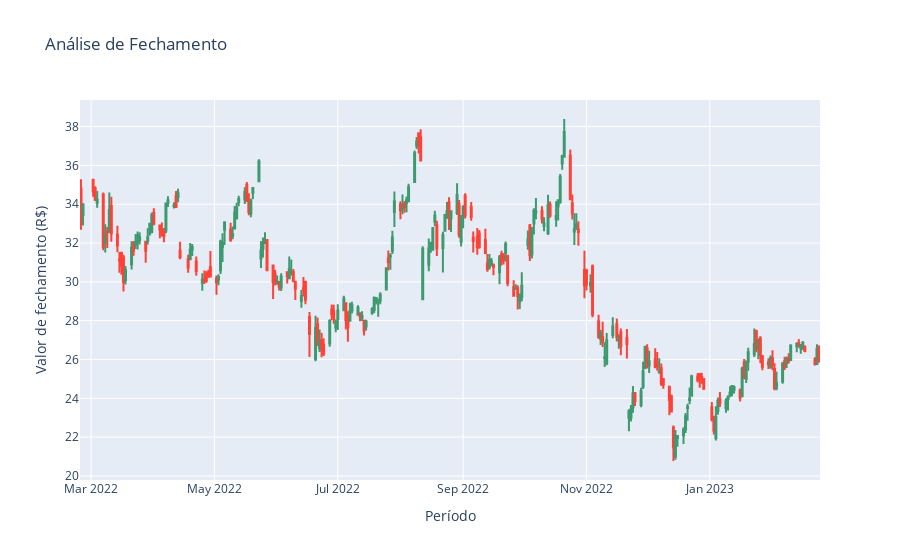

This figure's notebook cell:
### Code cell
# Gráfico candlestick

candlestick =  go.Figure(
    data=[
        go.Candlestick(
            x=dados.index,
            open=dados['Open'],
            high=dados['High'],
            low=dados['Low'],
            close=dados['Close'],
            #increasing_line_color='darkblue',
            #decreasing_line_color='orange'
        )
    ]
)

candlestick.update_layout(
    xaxis_rangeslider_visible=False,
    title='Análise de Fechamento',
    xaxis_title='Período',
    yaxis_title='Valor de fechamento (R$)'
)

candlestick.show()

### Figure 1 — Plotly figure (JSON) as saved in the notebook; plotly's stock layout.template omitted (floating-point values rounded to 4 significant figures; data arrays with more than 128 entries replaced by an {"elided": "..."} marker saying what was removed)
{"data": [{"close": {"elided": "250 float values"}, "high": {"elided": "250 float values"}, "low": {"elided": "250 float values"}, "open": {"elided": "250 float values"}, "type": "candlestick", "x": {"elided": "250 str values"}}], "layout": {"title": {"text": "Análise de Fechamento"}, "xaxis": {"rangeslider": {"visible": false}, "title": {"text": "Período"}}, "yaxis": {"title": {"text": "Valor de fechamento (R$)"}}}}
